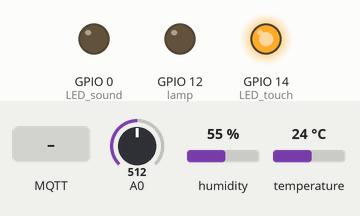
This sketch was run on a simulated ESP8266 (NodeMCU). Shown: output pins drawn as LEDs (lit = HIGH). The inputs (shaded band) are chosen by the test bench; at power-on: A0 = 512, humidity 55 %, temperature 24 °C. WiFi joins after 1.5 s; servers stay silent unless stated; no MQTT or app messages arrive unless stated; what the sketch prints to the serial monitor is not drawn.

Above: at 2.7 s.
2.8 s: MQTT message "true" arrives on the first subscribed topic
At 4.0 s:
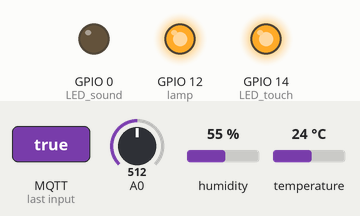
4.3 s: A0 set to 409
7.2 s: A0 set to 387
At 9.2 s:
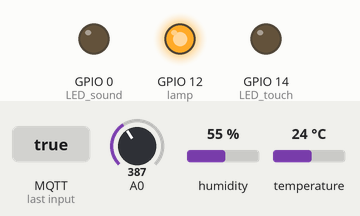
9.5 s: A0 set to 410
At 10.6 s:
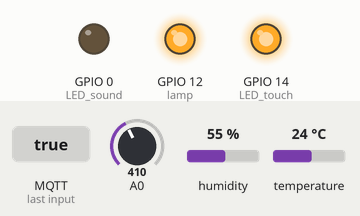
11.5 s: A0 set to 390
At 12.5 s:
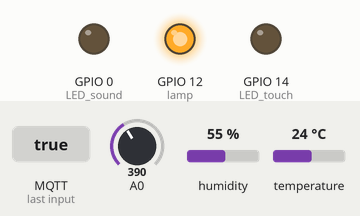
Timing chart, 0 to 14.5 s (numbered marks = the images above; inputs shaded):
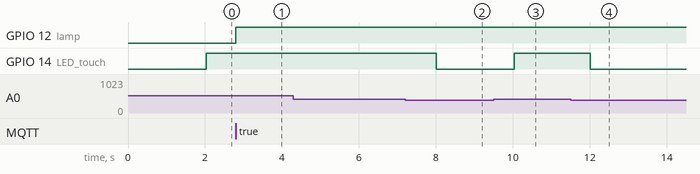

The sketch:

esp_sketch.ino
```cpp
/*****

 All the resources for this project:
 http://randomnerdtutorials.com/

*****/

#include <ESP8266WiFi.h>
#include <PubSubClient.h>
#include "DHT.h"

// Uncomment one of the lines bellow for whatever DHT sensor type you're using!
#define DHTTYPE DHT11   // DHT 11
//#define DHTTYPE DHT21   // DHT 21 (AM2301)
//#define DHTTYPE DHT22   // DHT 22  (AM2302), AM2321

// Change the credentials below, so your ESP8266 connects to your router
const char* ssid = "AP";
const char* password = "Pres1ton";

// Change the variable to your Raspberry Pi IP address, so it connects to your MQTT broker
const char* mqtt_server = "192.168.43.90";

// Initializes the espClient. You should change the espClient name if you have multiple ESPs running in your home automation system
WiFiClient espClient;
PubSubClient client(espClient);

// DHT Sensor - 4 = D2 on ESP-12E NodeMCU board
const int DHTPin = 4;
// Lamp - LED - 12 = D6 on ESP-12E NodeMCU board
const int lamp = 12;


// Touch sensor LED D5 = 14
const int LED_touch = 14;
//threshold
int thresholdValue = 400;


//Sound Sensor Pin d4 = 2
const int sound_sensor = 2;
//LED symbolizing the door opening via sound d3 = 0
const int LED_sound = 0;


// Initialize DHT sensor.
DHT dht(DHTPin, DHTTYPE);

// Timers auxiliar variables
long now = millis();
long lastMeasure = 0;

// Don't change the function below. This functions connects your ESP8266 to your router
void setup_wifi() {
  delay(10);
  // We start by connecting to a WiFi network
  Serial.println();
  Serial.print("Connecting to ");
  Serial.println(ssid);
  WiFi.begin(ssid, password);
  while (WiFi.status() != WL_CONNECTED) {
    delay(500);
    Serial.print(".");
  }
  Serial.println("");
  Serial.print("WiFi connected - ESP IP address: ");
  Serial.println(WiFi.localIP());
}

// This functions is executed when some device publishes a message to a topic that your ESP8266 is subscribed to
// Change the function below to add logic to your program, so when a device publishes a message to a topic that
// your ESP8266 is subscribed you can actually do something
void callback(String topic, byte* message, unsigned int length) {
  Serial.print("Message arrived on topic: ");
  Serial.print(topic);
  Serial.print(". Message: ");
  String messageTemp;

  for (int i = 0; i < length; i++) {
    Serial.print((char)message[i]);
    messageTemp += (char)message[i];
  }
  Serial.println();

  // Feel free to add more if statements to control more GPIOs with MQTT

  // If a message is received on the topic room/lamp, you check if the message is either on or off. Turns the lamp GPIO according to the message
  if(topic=="room/lamp"){
      Serial.print("Changing Room lamp to ");
      if(messageTemp == "true"){
        digitalWrite(lamp, HIGH);
        Serial.print("On");
      }
      else if(messageTemp == "false"){
        digitalWrite(lamp, LOW);
        Serial.print("Off");
      }
  }
  Serial.println();
}

// This functions reconnects your ESP8266 to your MQTT broker
// Change the function below if you want to subscribe to more topics with your ESP8266
void reconnect() {
  // Loop until we're reconnected
  while (!client.connected()) {
    Serial.print("Attempting MQTT connection...");
    // Attempt to connect
    /*
     YOU MIGHT NEED TO CHANGE THIS LINE, IF YOU'RE HAVING PROBLEMS WITH MQTT MULTIPLE CONNECTIONS
     To change the ESP device ID, you will have to give a new name to the ESP8266.
     Here's how it looks:
       if (client.connect("ESP8266Client")) {
     You can do it like this:
       if (client.connect("ESP1_Office")) {
     Then, for the other ESP:
       if (client.connect("ESP2_Garage")) {
      That should solve your MQTT multiple connections problem
    */
    if (client.connect("ESP8266Client")) {
      Serial.println("connected");
      // Subscribe or resubscribe to a topic
      // You can subscribe to more topics (to control more LEDs in this example)
      client.subscribe("room/lamp");
    } else {
      Serial.print("failed, rc=");
      Serial.print(client.state());
      Serial.println(" try again in 5 seconds");
      // Wait 5 seconds before retrying
      delay(5000);
    }
  }
}

//checks if the touch sensor has been pushed, if so turn on the light
void touch_sensor_check() {
  int sensorValue = analogRead(A0);
  Serial.println(sensorValue);
  if(sensorValue>thresholdValue) {
    digitalWrite(LED_touch,HIGH);
  }
  else{
    digitalWrite(LED_touch,LOW);
  }
}

//checks if the sound sensor has been activate, if so turn on the light meaning the door is opened
void sound_sensor_check() {
  int val = analogRead(A0);
  Serial.print("Sound is ");
  Serial.println(val);
  if(val==HIGH) {
    Serial.println("turning on sound");
    digitalWrite(LED_sound,HIGH);
  }
  else{
    Serial.println("turning off sound");
    digitalWrite(LED_sound,LOW);
  }
}

// The setup function sets your ESP GPIOs to Outputs, starts the serial communication at a baud rate of 115200
// Sets your mqtt broker and sets the callback function
// The callback function is what receives messages and actually controls the LEDs
void setup() {
  pinMode(lamp, OUTPUT);
  pinMode(LED_touch,OUTPUT);
  pinMode(LED_sound,OUTPUT);

  pinMode(sound_sensor,INPUT);

  dht.begin();

  Serial.begin(115200);
  setup_wifi();
  client.setServer(mqtt_server, 1883);
  client.setCallback(callback);

}

// For this project, you don't need to change anything in the loop function. Basically it ensures that you ESP is connected to your broker
void loop() {

  if (!client.connected()) {
    reconnect();
  }
  if(!client.loop())
    client.connect("ESP8266Client");

  now = millis();
  // Publishes new temperature and humidity every 30 seconds
  if (now - lastMeasure > 2000) {
    lastMeasure = now;
    // Sensor readings may also be up to 2 seconds 'old' (its a very slow sensor)
    float h = dht.readHumidity();
    // Read temperature as Celsius (the default)
    float t = dht.readTemperature();
    // Read temperature as Fahrenheit (isFahrenheit = true)
    float f = dht.readTemperature(true);

    // Check if any reads failed and exit early (to try again).
    if (isnan(h) || isnan(t) || isnan(f)) {
      Serial.println("Failed to read from DHT sensor!");
      return;
    }

    // Computes temperature values in Celsius
    float hic = dht.computeHeatIndex(t, h, false);
    static char temperatureTemp[7];
    dtostrf(hic, 6, 2, temperatureTemp);

    // Uncomment to compute temperature values in Fahrenheit
    // float hif = dht.computeHeatIndex(f, h);
    // static char temperatureTemp[7];
    // dtostrf(hic, 6, 2, temperatureTemp);

    static char humidityTemp[7];
    dtostrf(h, 6, 2, humidityTemp);

    // Publishes Temperature and Humidity values
    client.publish("room/temperature", temperatureTemp);
    client.publish("room/humidity", humidityTemp);

    Serial.print("Humidity: ");
    Serial.print(h);
    Serial.print(" %\t Temperature: ");
    Serial.print(t);
    Serial.print(" *C ");
    Serial.print(f);
    Serial.print(" *F\t Heat index: ");
    Serial.print(hic);
    Serial.println(" *C ");
    // Serial.print(hif);
    // Serial.println(" *F");

    touch_sensor_check();
    //sound_sensor_check();
  }
}
```

Measured:
- the behaviour switches between 401 and 400 on A0 (found by bisection; images 1 and 2)
- after the input at 2.8 s, GPIO 12 (lamp): LOW → HIGH at once
- after the input at 4.3 s, every drawn part: stays the same
- after the input at 7.2 s, GPIO 14 (LED_touch): HIGH → LOW after 0.81 s
- after the input at 9.5 s, GPIO 14 (LED_touch): LOW → HIGH after 0.53 s
- after the input at 11.5 s, GPIO 14 (LED_touch): HIGH → LOW after 0.51 s
